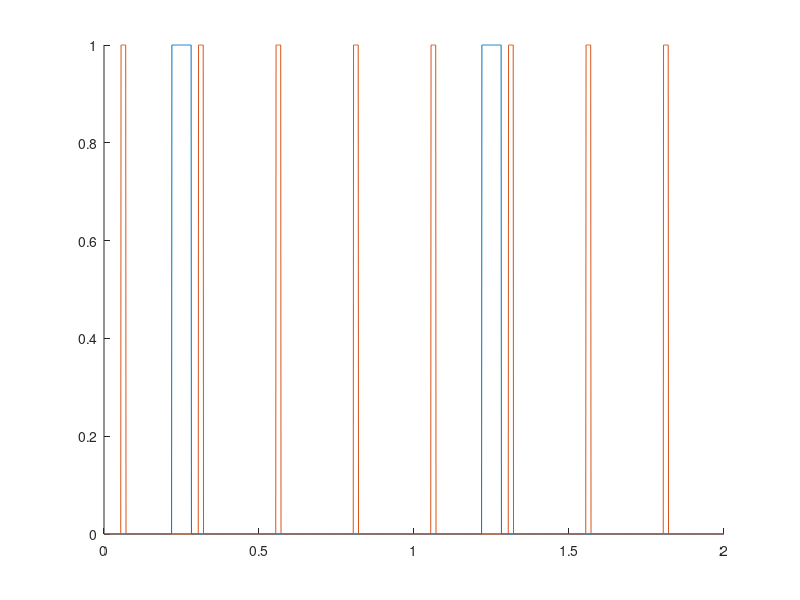

MATLAB code to generate this figure:
%%

t = 0:1e-7:32e-5;
thresh = .98;

f1 = 32e3 * 2 * pi;
f2 = (1e6/26.5) * 2 * pi;

b1 = sin(f1*t);
b1(b1 > thresh) = 1;
b1(b1 <= thresh) = 0;

b2 = sin(f2*t);
b2(b2 > thresh) = 1;
b2(b2 <= thresh) = 0;

figure(1)
clf
hold on
plot(t, b1)
plot(t, b2)
hold off
%%
t = 0:.001:2;

b1 = sin(t*2*pi*1);
b2 = sin(t*2*pi*4);

b1(b1 > thresh) = 1;
b1(b1 <= thresh) = 0;

b2(b2 > thresh) = 1;
b2(b2 <= thresh) = 0;

figure(1)
clf
hold on
plot(t,b1)
plot(t,b2)
